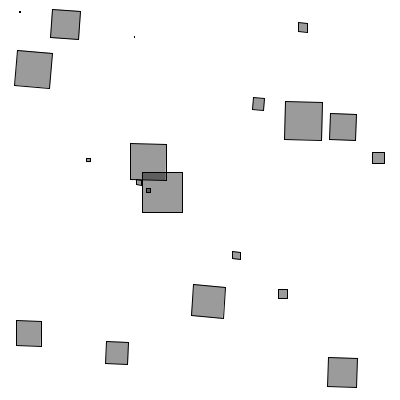
Frame 1 (no input)
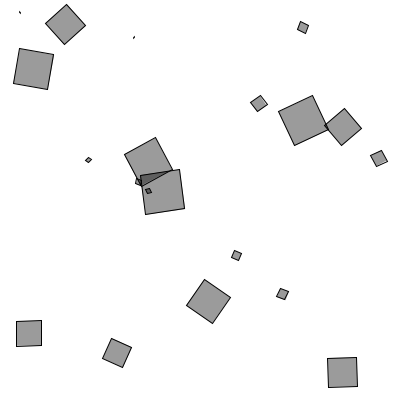
Frame 60 (the mouse pressed at the canvas centre just before this capture)
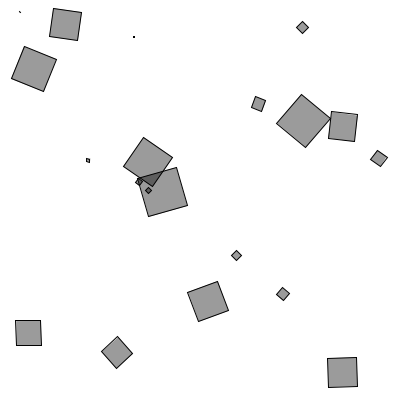
Frame 120 (the mouse held since frame 60 and released just before this capture)

The Processing sketch that drew these frames (run headless with seeded random() and noise(); from frame 60 on, the mouse is pressed at the canvas centre):

// Processing sketch: Array_rotator_objects
// ── Array_rotator_objects.pde
//An array of rotator objects

Rotater[] rotaters;

void setup(){
  size(400,400);
  rotaters = new Rotater[20];
  
  //Rotaters are made randomly
  for (int i = 0; i < rotaters.length; i++){
    rotaters[i] = new Rotater(random(width), random(height), random(-0.01, 0.1), random(48)); 
  }  
}


void draw(){
  background(255);
  //All rotaters spin and are displayed
  for (int i=0; i < rotaters.length; i++){
    rotaters[i].spin();
    rotaters[i].display();
  }
} 

// ── Rotater.pde
//A Rotater class

class Rotater{
  float x, y; // x, y location
  float theta; //angle of rotation
  float speed; //speed of rotation
  float w; //size of rectangle
  
//constructor

Rotater(float tempX, float tempY, float tempSpeed, float tempW){
  x = tempX;
  y = tempY;
  theta = 0;
  speed = tempSpeed;
  w = tempW;
}

//increment angle
void spin(){
  theta += speed; 
}

//Display rectangle method
void display(){
  rectMode(CENTER);
  stroke(0);
  fill(0, 100);
  pushMatrix();
  translate(x, y);
  rotate(theta);
  rect(0, 0, w, w);
  popMatrix();
}

//end of class bracket  
}
